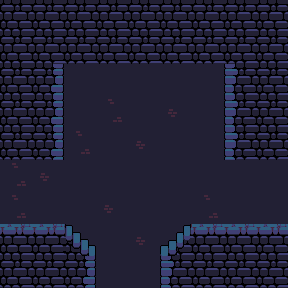

A level layout from a 2D game, rendered from its tile map. Below: a short description, then the map file with tile-grid data replaced by summaries:
An orthogonal 9x9 tile map with 32x32 px tiles, 4 tile layers (Background, Foreground, Sensor, Decoration), 2 tilesets.

<map version="1.0" orientation="orthogonal" renderorder="right-down" width="9" height="9" tilewidth="32" tileheight="32" nextobjectid="1">
 <tileset firstgid="1" name="oppcastle-mod-tiles" tilewidth="32" tileheight="32">
  <image source="oppcastle-mod-tiles.png" width="480" height="352" />
 </tileset>
 <tileset firstgid="166" name="oppcastle-tiles_0" tilewidth="32" tileheight="32">
  <image source="oppcastle-tiles_0.png" width="416" height="352" />
 </tileset>
 <layer name="Background" width="9" height="9">
  <data>[81 cells, 81 non-empty, 3 distinct tile ids]</data>
 </layer>
 <layer name="Foreground" width="9" height="9">
  <data>[81 cells, 44 non-empty, 6 distinct tile ids]</data>
 </layer>
 <layer name="Sensor" width="9" height="9">
  <data>[81 cells, 6 non-empty, 2 distinct tile ids]</data>
 </layer>
 <layer name="Decoration" width="9" height="9">
  <data>[81 cells, 0 non-empty, 0 distinct tile ids]</data>
 </layer>
</map>
